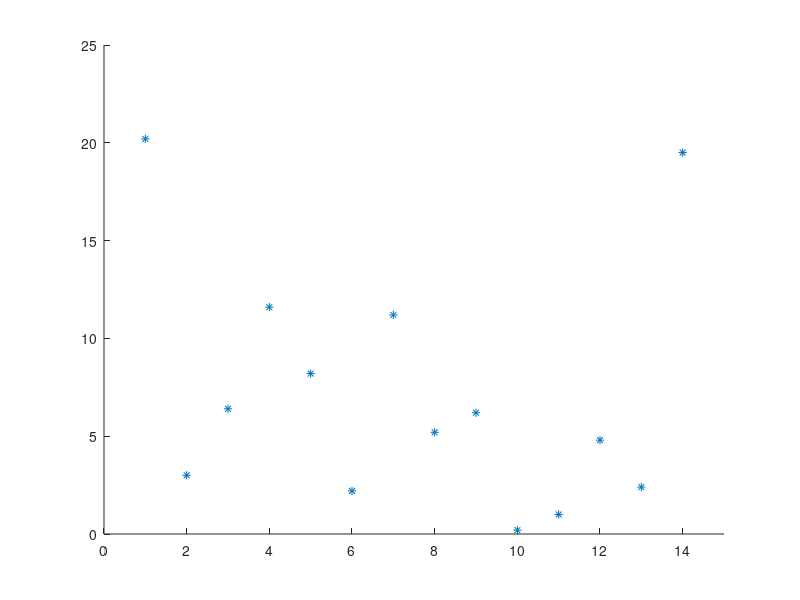

Here is the MATLAB script that generated this plot: (Note: this script raises an error after producing the figure.)
clear all
close all
X1 = load('data.txt');
% for i=1:50:length(X)-100
% plotdata(X(i:i+200,:));
% axis([min(X(:,1)) max(X(:,1)) min(X(:,2)) max(X(:,2))]);
% drawnow
% pause(.1);
% end
diste = [];
X1 = X1(1:14,1);
X1(14) = 19.5;
num = size(X1, 1);
for i = 1:size(X1,1)-1
    diste = [diste; abs(X1(i)-X1(i+1))];
end

sum_diste = sum(diste);

%% proximity
% distance from one point to every other point
row_num = num;
col_num = num;
proxi = zeros(row_num, col_num);

for j = 1 : num
    for k = 1 : num
        proxi(j, k) = [abs(X1(k) - X1(j))];
    end
end

%% accumulated proximity
% sum of distaces to each data point from every point
proxsum = [];
for i = 1 : num
    proxsum = [proxsum; sum(proxi(:,i))];
end

%% eccentricity
% ((2 * accumlated proximity(j)) / sum of all accumulated proximities)
eccen = [];
for i = 1: num
    eccen = [eccen; (2 * proxsum(i)) / sum(proxsum)];
end

%% typicality

typic = [];
for i = 1 : num
    typic = [typic; 1 - eccen(i)];
end

%% average

% mean = sum(X1)/size(X1,1);
avg = mean(X1);

% sig_sq = var(X1);

test = [];
for i = 1 : num
    test = [test; (X1(i) - avg)^2];
end

sigang = std(X1, 1);
sigang_sq = std(X1, 1) ^ 2;

% sig_test = sum(test)/ num;


%% normalised eccentricity eta
eta = [];
for i = 1 : num
    eta = [eta; ((X1(i) - avg)^2) / (2 * num * sigang_sq)+(1/(2*num))];
end

%% plot
x_axis = linspace(1, num, num);

scatter(x_axis, X1, '*')
axis([0 15 0 25])
hline = refline([0 avg])
hline.Color = 'g';
hline = refline([0 avg+sigang])
hline.Color = 'r';
hline = refline([0 avg+3*sigang])
hline.Color = 'r';
hline = refline([0 avg-sigang])
hline.Color = 'k';
title('Real data of rainfall (in mm) during the first 2 weeks of Jan 2014') 
xlabel('January 2014, date')
ylabel('rainfall in mm')

%% 
figure
scatter(x_axis, eta, '*')
axis([0 15 0 0.4])
hline = refline([0 1/num])
hline.Color = 'g';
hline = refline([0 5/num])
hline.Color = 'k';
% hline = refline([0 mean(eta)])
% hline.Color = 'k';
title('"Sigma Gap" principle')
xlabel('January 2014, date')
ylabel('Normalized Eccentricity(\zeta)')

%%
%Check anomaly

n = 1;
gap = n/num;
[sorted, ind] = sort(eta,'descend');
anomaly = [];
for i= 1 : (num - 1)
    if (sorted(i) - sorted(i + 1)) > gap
        for j=1:i
            anomaly = [anomaly; [ind(j), sorted(j)]]
        end
    end
end

%% epsilon vicinity

